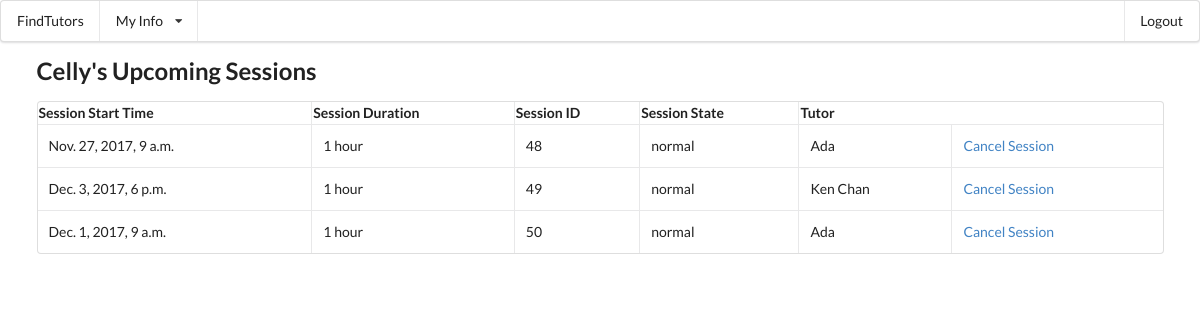
Before: /main/upcomingSessions (signed in) with the older database file.
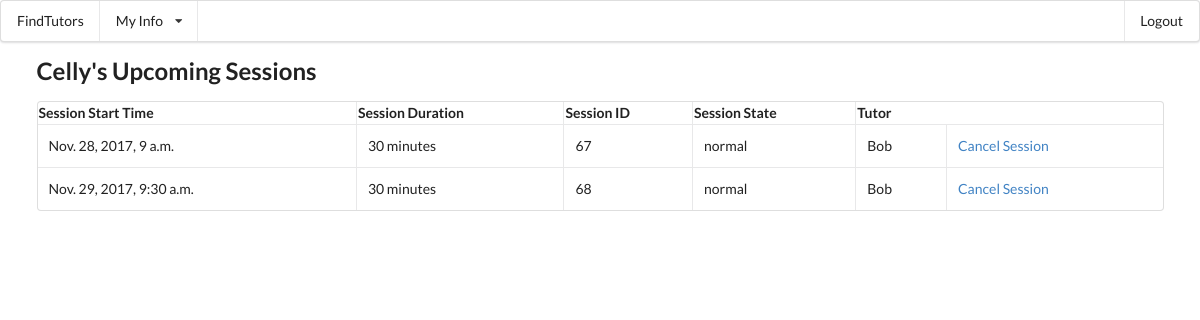
After: the same page with the newer database file.
### mainApp/models.py (models this page shows, shortened)
class Session(models.Model):
	coupon_used=models.BooleanField()
	session_datetime=models.DateTimeField()
	state=models.CharField(max_length=10,default='normal')#cancelled/normal/ended/locked
	review_state=models.CharField(max_length=10,default='empty')#complete
	session_student=models.ForeignKey(Student)
	session_tutor=models.ForeignKey(Tutor)

class Tutor(models.Model):
	phoneNumber=models.CharField(max_length=10)
	photo_url=models.CharField(max_length=30)
	user = models.OneToOneField(User, on_delete=models.CASCADE)
	tutor_type=models.CharField(max_length=8,default="Private")#Contract/Private
	university=models.CharField(max_length=60)
	teach_course_code=models.ManyToManyField(SubjectCode)
	subject_tag=models.CharField(max_length=60)
	hourly_rate=models.IntegerField(default=100)
	introduction=models.TextField(default="I love programming")
	activated=models.BooleanField(default=True)#profiles show to public or not
	avg_review=models.IntegerField(default=-1)
	def __str__ (self):
		return self.user.first_name

### mainApp/views.py (the view)
@login_required
def viewUpcomingSessions(request):
	this_student = request.user.student
	student_sessions = this_student.session_set.filter(state__in=['locked','normal'])
	temp_session=request.user.tutor.session_set.filter(state__in=['locked','normal']).order_by('session_datetime') if hasattr(request.user,'tutor') and request.user.tutor.session_set.exists() else None
	context = {'student_sessions': student_sessions, 'this_student': this_student,'tutor_session':temp_session}
	return render(request,'mainApp/viewUpcomingSessions.html',context)

### mainApp/models.py (called while the page is built)
	def __str__ (self):
		return self.user.first_name

### mainApp/templates/mainApp/viewUpcomingSessions.html (shortened to what this page needs)
{% extends "mainApp/base.html" %}
{% block content %}
<h2>{{this_student}}'s Upcoming Sessions</h2>
{% if student_sessions %}
<table cellspacing="20" class="ui celled table">
	<tr>
		<th>
			Session Start Time
		</th>
		<th>
			Session Duration
		</th>
		<th>
			Session ID
		</th>
		<th>
			Session State
		</th>
		<th>
			Tutor
		</th>
	</tr>
	{% for session in student_sessions %}
	<tr>
		<td>
			<p>{{session.session_datetime}}</p>
		</td>
		<td>
			<p>{% if session.session_tutor.tutor_type == 'Contract' %}30 minutes {% else %} 1 hour {% endif %}</p>
		</td>
		<td>
			<p>{{session.id}}</p>
		</td>
		<td>
			<p>{{session.state}}</p>
		</td>
		<td>
			<p>{{session.session_tutor}}</p>
		</td>
		<td>
			<a href="cancelSession/{{session.id}}">Cancel Session</a>
		</td>
	</tr>
	{% endfor %}
</table>
{% else %}
	<p>No sessions currently booked</p>
{% endif %}
{% endblock %}

Changed rows visible on the page:
removed Session: session_datetime "Nov. 27, 2017, 9 a.m.", shows "1 hour", id "48", state "normal", session_tutor "Ada"
removed Session: session_datetime "Dec. 3, 2017, 6 p.m.", shows "1 hour", id "49", state "normal", session_tutor "Ken Chan"
removed Session: session_datetime "Dec. 1, 2017, 9 a.m.", shows "1 hour", id "50", state "normal", session_tutor "Ada"
added Session: session_datetime "Nov. 28, 2017, 9 a.m.", shows "30 minutes", id "67", state "normal", session_tutor "Bob"
added Session: session_datetime "Nov. 29, 2017, 9:30 a.m.", shows "30 minutes", id "68", state "normal", session_tutor "Bob"
